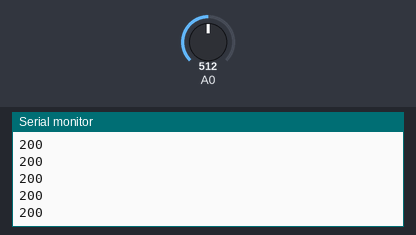
Simulated run of this sketch. Board: Arduino Uno, built with avr-gcc and run on an emulated ATmega328P. On the bench: the last lines printed to the serial monitor. The test bench sets the inputs (shaded band); at power-on: A0 = 512.

Above: at 1.2 s.
1.3 s: A0 set to 716
At 1.68 s:
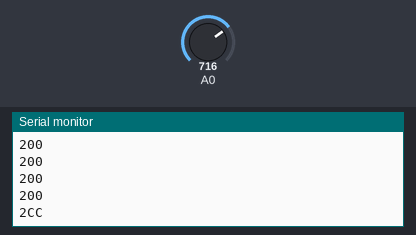
3.5 s: A0 set to 511
At 3.68 s:
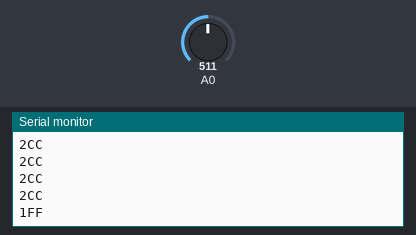
5.5 s: A0 set to 122
At 5.69 s:
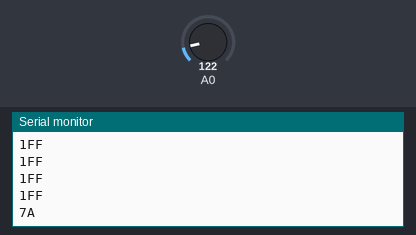

Measured:
- after the input at 1.3 s, the serial monitor: prints a new line after 0.20 s (image 1)
- after the input at 3.5 s, the serial monitor: prints a new line at once (image 2)
- after the input at 5.5 s, the serial monitor: prints a new line at once (image 3)

The sketch:

3.55-Analog_Input.ino
```cpp
void setup() {
  pinMode(A0,INPUT);
  Serial.begin(9600);

}

void loop() {
  Serial.println(analogRead(A0),HEX);
  delay(250);
}
```
